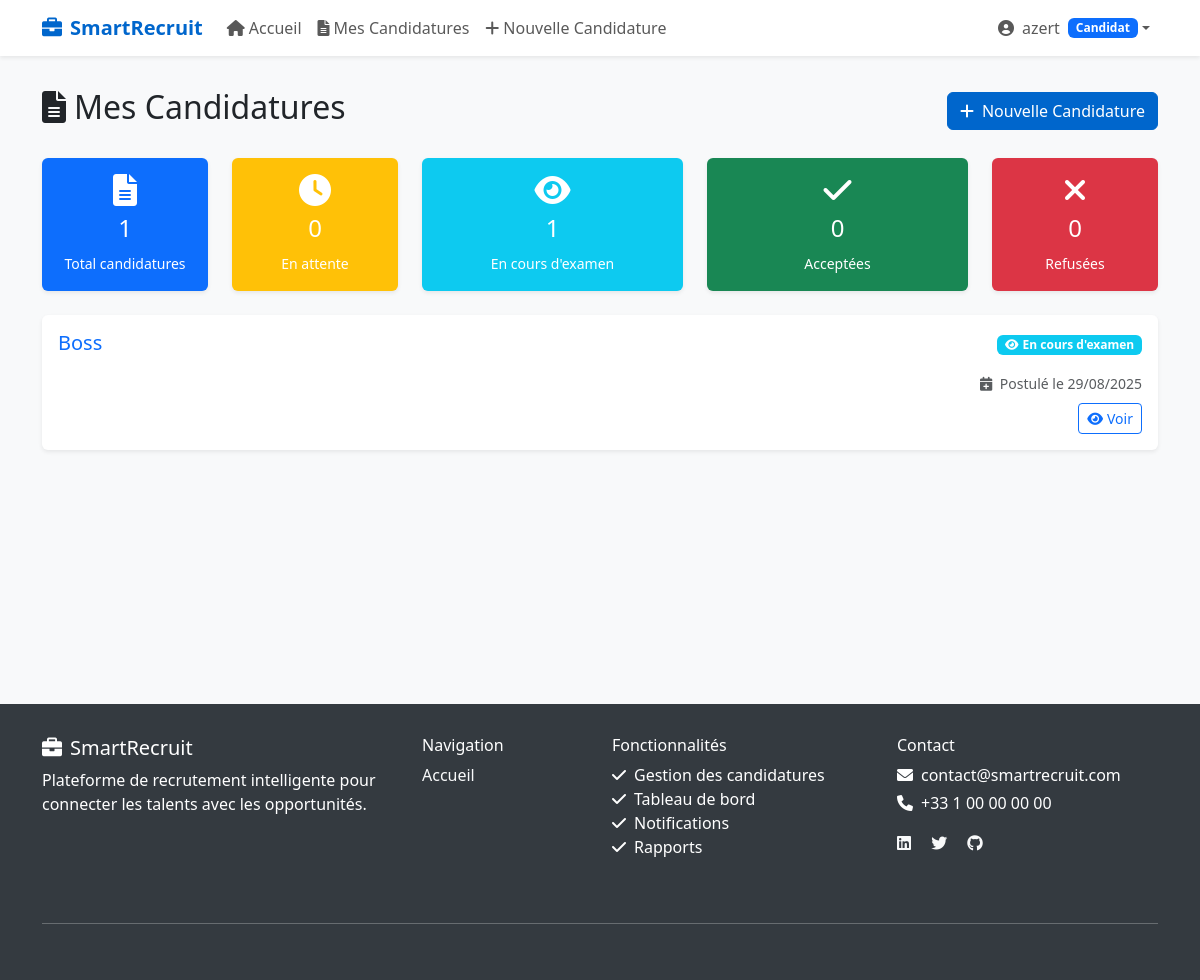
Screenshot of /candidatures/my-candidatures/ (signed in) with the database file from the repository.
### users/models.py (models this page shows, shortened)
class User(AbstractUser):
    ROLE_CHOICES = [
        ('admin', 'Administrateur'),
        ('recruteur', 'Recruteur'),
        ('candidat', 'Candidat'),
    ]
    role = models.CharField(
        max_length=20,
        choices=ROLE_CHOICES,
        default='candidat',
        verbose_name='Rôle'
    )
    phone = models.CharField(
        max_length=20,
        blank=True,
        null=True,
        verbose_name='Téléphone'
    )
    created_at = models.DateTimeField(auto_now_add=True)
    updated_at = models.DateTimeField(auto_now=True)
    class Meta:
        verbose_name = 'Utilisateur'
        verbose_name_plural = 'Utilisateurs'
        ordering = ['-created_at']
    @property
    def is_admin(self):
        return self.role == 'admin'
    @property
    def is_recruiter(self):
        return self.role == 'recruteur'
    @property
    def is_candidate(self):
        return self.role == 'candidat'

### candidatures/models.py (models this page shows, shortened)
class Candidature(models.Model):
    STATUS_CHOICES = [
        ('en_attente', 'En attente'),
        ('acceptee', 'Acceptée'),
        ('refusee', 'Refusée'),
        ('en_cours', 'En cours d\'examen'),
    ]
    candidat = models.ForeignKey(
        User,
        on_delete=models.CASCADE,
        related_name='candidatures',
        limit_choices_to={'role': 'candidat'},
        verbose_name='Candidat'
    )
    poste = models.CharField(
        max_length=200,
        verbose_name='Poste visé'
    )
    cv = models.FileField(
        upload_to=candidature_file_path,
        validators=[
            FileExtensionValidator(allowed_extensions=['pdf', 'doc', 'docx']),
            validate_file_size
        ],
        verbose_name='CV',
        help_text='Formats acceptés: PDF, DOC, DOCX (max 5MB)'
    )
    lettre_motivation = models.FileField(
        upload_to=candidature_file_path,
        validators=[
            FileExtensionValidator(allowed_extensions=['pdf', 'doc', 'docx']),
            validate_file_size
        ],
        blank=True,
        null=True,
        verbose_name='Lettre de motivation',
        help_text='Formats acceptés: PDF, DOC, DOCX (max 5MB)'
    )
    message = models.TextField(
        blank=True,
        null=True,
        verbose_name='Message d\'accompagnement',
        help_text='Message optionnel du candidat'
    )
    status = models.CharField(
        max_length=20,
        choices=STATUS_CHOICES,
        default='en_attente',
        verbose_name='Statut'
    )
    date_candidature = models.DateTimeField(
        auto_now_add=True,
        verbose_name='Date de candidature'
    )
    date_modification = models.DateTimeField(
        auto_now=True,
        verbose_name='Dernière modification'
    )
    recruteur_assigne = models.ForeignKey(
        User,
        on_delete=models.SET_NULL,
        related_name='candidatures_assignees',
        limit_choices_to={'role': 'recruteur'},
        blank=True,
        null=True,
        verbose_name='Recruteur assigné'
    )
    commentaire_recruteur = models.TextField(
        blank=True,
        null=True,
        verbose_name='Commentaire du recruteur'
    )
    date_reponse = models.DateTimeField(
        blank=True,
        null=True,
        verbose_name='Date de réponse'
    )
    class Meta:
        verbose_name = 'Candidature'
        verbose_name_plural = 'Candidatures'
        ordering = ['-date_candidature']
        unique_together = ['candidat', 'poste']

### candidatures/views.py (the view)
# urls.py: path('my-candidatures/', my_candidatures_view, name='my_candidatures'),
@login_required
def my_candidatures_view(request):
    if not request.user.is_candidate:
        messages.error(request, 'Accès non autorisé.')
        return redirect('users:home')
    candidatures_queryset = Candidature.objects.filter(
        candidat=request.user
    ).select_related(
        'recruteur_assigne'
    ).prefetch_related(
        'analyse_ia'
    ).order_by('-date_candidature')
    form = CandidatureSearchForm(request.GET)
    if form.is_valid():
        search = form.cleaned_data.get('search')
        status_filter = form.cleaned_data.get('status')
        date_from = form.cleaned_data.get('date_from')
        date_to = form.cleaned_data.get('date_to')
        if search:
            candidatures_queryset = candidatures_queryset.filter(
                Q(poste__icontains=search) | Q(entreprise__icontains=search)
            )
        if status_filter:
            candidatures_queryset = candidatures_queryset.filter(status=status_filter)
        if date_from:
            candidatures_queryset = candidatures_queryset.filter(date_candidature__gte=date_from)
        if date_to:
            candidatures_queryset = candidatures_queryset.filter(date_candidature__lte=date_to)
    paginator = Paginator(candidatures_queryset, 10)
    page_number = request.GET.get('page')
    candidatures = paginator.get_page(page_number)
    all_candidatures = Candidature.objects.filter(candidat=request.user)
    stats = {
        'total': all_candidatures.count(),
        'en_attente': all_candidatures.filter(status='en_attente').count(),
        'en_cours': all_candidatures.filter(status='en_cours').count(),
        'acceptees': all_candidatures.filter(status='acceptee').count(),
        'refusees': all_candidatures.filter(status='refusee').count(),
    }
    return render(request, 'candidatures/my_candidatures.html', {
        'candidatures': candidatures,
        'stats': stats,
        'form': form
    })

### candidatures/templates/candidatures/my_candidatures.html (shortened to what this page needs)
{% extends 'base.html' %} {% block title %}Mes Candidatures - SmartRecruit{%endblock %} {% block content %}
<div class="d-flex justify-content-between align-items-center mb-4">
  <h2><i class="fas fa-file-alt me-2"></i>Mes Candidatures</h2>
  <a href="{% url 'candidatures:create' %}" class="btn btn-primary">
    <i class="fas fa-plus me-2"></i>Nouvelle Candidature
  </a>
</div>
<div class="row mb-4">
  <div class="col-md-2">
    <div class="card bg-primary text-white">
      <div class="card-body text-center">
        <i class="fas fa-file-alt fa-2x mb-2"></i>
        <h4>{{ stats.total|default:0 }}</h4>
        <small>Total candidatures</small>
      </div>
    </div>
  </div>
  <div class="col-md-2">
    <div class="card bg-warning text-white">
      <div class="card-body text-center">
        <i class="fas fa-clock fa-2x mb-2"></i>
        <h4>{{ stats.en_attente|default:0 }}</h4>
        <small>En attente</small>
      </div>
    </div>
  </div>
  <div class="col-md-3">
    <div class="card bg-info text-white">
      <div class="card-body text-center">
        <i class="fas fa-eye fa-2x mb-2"></i>
        <h4>{{ stats.en_cours|default:0 }}</h4>
        <small>En cours d'examen</small>
      </div>
    </div>
  </div>
  <div class="col-md-3">
    <div class="card bg-success text-white">
      <div class="card-body text-center">
        <i class="fas fa-check fa-2x mb-2"></i>
        <h4>{{ stats.acceptees|default:0 }}</h4>
        <small>Acceptées</small>
      </div>
    </div>
  </div>
  <div class="col-md-2">
    <div class="card bg-danger text-white">
      <div class="card-body text-center">
        <i class="fas fa-times fa-2x mb-2"></i>
        <h4>{{ stats.refusees|default:0 }}</h4>
        <small>Refusées</small>
      </div>
    </div>
  </div>
</div>
<div class="row">
  {% for candidature in candidatures %}
  <div class="col-12 mb-4">
    <div class="card">
      <div class="card-body">
        <div class="row">
          <div class="col-md-8">
            <h5 class="card-title">
              <a
                href="{% url 'candidatures:detail' candidature.id %}"
                class="text-decoration-none"
              >
                {{ candidature.poste }}
              </a>
            </h5>
          </div>
          <div class="col-md-4 text-md-end">
            <div class="mb-3">
              <span
                class="badge {% if candidature.status == 'en_attente' %}bg-warning{% elif candidature.status == 'en_cours' %}bg-info{% elif candidature.status == 'acceptee' %}bg-success{% elif candidature.status == 'refusee' %}bg-danger{% endif %}"
              >
                {% if candidature.status == 'en_attente' %}
                <i class="fas fa-clock me-1"></i>En attente {% elif candidature.status == 'en_cours' %}
                <i class="fas fa-eye me-1"></i>En cours d'examen {% elif candidature.status == 'acceptee' %}
                <i class="fas fa-check me-1"></i>Acceptée {% elif candidature.status == 'refusee' %}
                <i class="fas fa-times me-1"></i>Refusée {% endif %}
              </span>
            </div>
            <div class="mb-2">
              <small class="text-muted">
                <i class="fas fa-calendar-plus me-1"></i>
                Postulé le {{ candidature.date_candidature|date:"d/m/Y" }}
              </small>
            </div>
            <div class="btn-group btn-group-sm">
              <a
                href="{% url 'candidatures:detail' candidature.id %}"
                class="btn btn-outline-primary btn-sm"
              >
                <i class="fas fa-eye me-1"></i>Voir
              </a>
            </div>
          </div>
        </div>
      </div>
    </div>
  </div>
  {% endfor %}
</div>
 {% endblock %}

### templates/navbar.html (shortened to what this page needs)
<nav class="navbar navbar-expand-lg navbar-light bg-white shadow-sm">
  <div class="container">
    <a class="navbar-brand" href="{% url 'users:home' %}">
      <i class="fas fa-briefcase me-2"></i>SmartRecruit
    </a>
    <div class="collapse navbar-collapse" id="navbarNav">
      <ul class="navbar-nav me-auto">
        {% if user.is_authenticated %}
        <li class="nav-item">
          <a class="nav-link" href="{% url 'users:home' %}">
            <i class="fas fa-home me-1"></i>Accueil
          </a>
        </li>
        {% if user.is_candidate %}
        <li class="nav-item">
          <a class="nav-link" href="{% url 'candidatures:my_candidatures' %}">
            <i class="fas fa-file-alt me-1"></i>Mes Candidatures
          </a>
        </li>
        <li class="nav-item">
          <a class="nav-link" href="{% url 'candidatures:create' %}">
            <i class="fas fa-plus me-1"></i>Nouvelle Candidature
          </a>
        </li>
        {% endif %}  {% endif %}
      </ul>
      <ul class="navbar-nav">
        {% if user.is_authenticated %}
        <li class="nav-item dropdown">
          <a
            class="nav-link dropdown-toggle d-flex align-items-center"
            href="#"
            id="navbarDropdown"
            role="button"
            data-bs-toggle="dropdown"
          >
            <i class="fas fa-user-circle me-2"></i>
            <span>{{ user.first_name|default:user.username }}</span>
            <span class="badge bg-primary ms-2 badge-role"
              >{{ user.get_role_display }}</span
            >
          </a>
        </li>
        {% endif %}
      </ul>
    </div>
  </div>
</nav>

### templates/base.html (style rules this page uses)
:root { --primary-color: #0066cc; --secondary-color: #f8f9fa; --success-color: #28a745; --danger-color: #dc3545; --warning-color: #ffc107; --info-color: #17a2b8; }
body { background-color: #f8f9fa; font-family: "Segoe UI", Tahoma, Geneva, Verdana, sans-serif; }
.navbar-brand { font-weight: bold; color: var(--primary-color) !important; }
.btn-primary { background-color: var(--primary-color); border-color: var(--primary-color); }
.card { border: none; box-shadow: 0 0.125rem 0.25rem rgba(0, 0, 0, 0.075); transition: all 0.3s ease; }
.badge-role { font-size: 0.75rem; padding: 0.25rem 0.5rem; }

### rows the page displays
User: first_name "azert", role "Candidat"
Candidature: poste "Boss", status "en_cours" (drawn), date_candidature "29/08/2025"

### other values shown
{{ stats.total|default:0 }} "1"
{{ stats.en_attente|default:0 }} "0"
{{ stats.en_cours|default:0 }} "1"
{{ stats.acceptees|default:0 }} "0"
{{ stats.refusees|default:0 }} "0"
